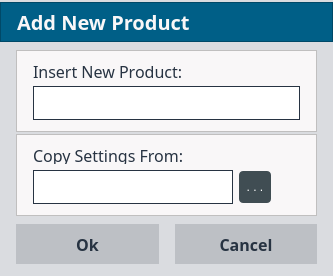
<?xml version="1.0" encoding="UTF-8"?>
<ui version="4.0">
 <class>AddNewProductDialog</class>
 <widget class="QDialog" name="AddNewProductDialog">
  <property name="geometry">
   <rect>
    <x>0</x>
    <y>0</y>
    <width>333</width>
    <height>276</height>
   </rect>
  </property>
  <property name="windowTitle">
   <string>AddNewProductDialog</string>
  </property>
  <property name="styleSheet">
   <string notr="true">QDialog{
     background:rgb(218,220,224);
}
</string>
  </property>
  <layout class="QGridLayout" name="gridLayout_8">
   <property name="leftMargin">
    <number>0</number>
   </property>
   <property name="topMargin">
    <number>0</number>
   </property>
   <property name="rightMargin">
    <number>0</number>
   </property>
   <property name="bottomMargin">
    <number>0</number>
   </property>
   <item row="0" column="0">
    <widget class="QFrame" name="TitleBar">
     <property name="minimumSize">
      <size>
       <width>0</width>
       <height>40</height>
      </size>
     </property>
     <property name="maximumSize">
      <size>
       <width>16777215</width>
       <height>40</height>
      </size>
     </property>
     <property name="palette">
      <palette>
       <active>
        <colorrole role="Base">
         <brush brushstyle="SolidPattern">
          <color alpha="255">
           <red>39</red>
           <green>51</green>
           <blue>56</blue>
          </color>
         </brush>
        </colorrole>
        <colorrole role="Window">
         <brush brushstyle="SolidPattern">
          <color alpha="255">
           <red>0</red>
           <green>95</green>
           <blue>135</blue>
          </color>
         </brush>
        </colorrole>
       </active>
       <inactive>
        <colorrole role="Base">
         <brush brushstyle="SolidPattern">
          <color alpha="255">
           <red>39</red>
           <green>51</green>
           <blue>56</blue>
          </color>
         </brush>
        </colorrole>
        <colorrole role="Window">
         <brush brushstyle="SolidPattern">
          <color alpha="255">
           <red>0</red>
           <green>95</green>
           <blue>135</blue>
          </color>
         </brush>
        </colorrole>
       </inactive>
       <disabled>
        <colorrole role="Base">
         <brush brushstyle="SolidPattern">
          <color alpha="255">
           <red>0</red>
           <green>95</green>
           <blue>135</blue>
          </color>
         </brush>
        </colorrole>
        <colorrole role="Window">
         <brush brushstyle="SolidPattern">
          <color alpha="255">
           <red>0</red>
           <green>95</green>
           <blue>135</blue>
          </color>
         </brush>
        </colorrole>
       </disabled>
      </palette>
     </property>
     <property name="autoFillBackground">
      <bool>true</bool>
     </property>
     <property name="styleSheet">
      <string notr="true"/>
     </property>
     <property name="frameShape">
      <enum>QFrame::StyledPanel</enum>
     </property>
     <property name="frameShadow">
      <enum>QFrame::Raised</enum>
     </property>
     <layout class="QGridLayout" name="gridLayout_6">
      <property name="leftMargin">
       <number>16</number>
      </property>
      <property name="topMargin">
       <number>0</number>
      </property>
      <property name="rightMargin">
       <number>0</number>
      </property>
      <property name="bottomMargin">
       <number>0</number>
      </property>
      <item row="0" column="0">
       <widget class="QLabel" name="labelTitlebar">
        <property name="font">
         <font>
          <family>Siemens Sans</family>
          <pointsize>-1</pointsize>
          <weight>75</weight>
          <bold>true</bold>
         </font>
        </property>
        <property name="autoFillBackground">
         <bool>false</bool>
        </property>
        <property name="styleSheet">
         <string notr="true">QLabel {
   background-color: rgb(0, 95, 135);
   color: rgb(249, 247, 248 );
   font-size: 20px;
   font-weight: bold;
   font-family: Siemens Sans;
}</string>
        </property>
        <property name="text">
         <string>Add New Product</string>
        </property>
       </widget>
      </item>
     </layout>
    </widget>
   </item>
   <item row="1" column="0">
    <layout class="QGridLayout" name="gridLayout_7">
     <property name="verticalSpacing">
      <number>0</number>
     </property>
     <item row="0" column="0">
      <layout class="QGridLayout" name="gridLayout_5">
       <property name="leftMargin">
        <number>16</number>
       </property>
       <property name="rightMargin">
        <number>16</number>
       </property>
       <property name="verticalSpacing">
        <number>2</number>
       </property>
       <item row="0" column="0">
        <widget class="QFrame" name="frameDashBoardInsertNewProduct">
         <property name="sizePolicy">
          <sizepolicy hsizetype="Expanding" vsizetype="Expanding">
           <horstretch>0</horstretch>
           <verstretch>0</verstretch>
          </sizepolicy>
         </property>
         <property name="minimumSize">
          <size>
           <width>0</width>
           <height>82</height>
          </size>
         </property>
         <property name="maximumSize">
          <size>
           <width>16777215</width>
           <height>82</height>
          </size>
         </property>
         <property name="styleSheet">
          <string notr="true">QFrame{
     background:rgb(249,247,248);
     min-height: 80px;
     max-height: 80px;
}

QLabel{
  background:rgb(249,247,248);
  color: rgb(39,51,66);
  font-size: 16px;
  font-family: Siemens Sans;
  min-height: 18px;
  max-height: 18px;
}

QLineEdit
{
    background:rgb(255,255,255);
    color:rgb(39,51,66);
    font-size: 16px;
    font-weight: bold;
    font-family: Siemens Sans;
    border: 1px solid rgb(39,51,66); 
    min-height: 32px;
    max-height: 32px;
}
</string>
         </property>
         <property name="frameShape">
          <enum>QFrame::StyledPanel</enum>
         </property>
         <property name="frameShadow">
          <enum>QFrame::Raised</enum>
         </property>
         <layout class="QGridLayout" name="gridLayout_4">
          <property name="leftMargin">
           <number>16</number>
          </property>
          <property name="rightMargin">
           <number>16</number>
          </property>
          <property name="bottomMargin">
           <number>9</number>
          </property>
          <item row="0" column="0">
           <widget class="QLabel" name="labelMasseage">
            <property name="font">
             <font>
              <family>Siemens Sans</family>
              <pointsize>-1</pointsize>
             </font>
            </property>
            <property name="styleSheet">
             <string notr="true"/>
            </property>
            <property name="text">
             <string>Insert New Product:</string>
            </property>
            <property name="alignment">
             <set>Qt::AlignLeading|Qt::AlignLeft|Qt::AlignVCenter</set>
            </property>
           </widget>
          </item>
          <item row="1" column="0">
           <widget class="QLineEdit" name="lineEditInputData">
            <property name="minimumSize">
             <size>
              <width>0</width>
              <height>34</height>
             </size>
            </property>
            <property name="maximumSize">
             <size>
              <width>16777215</width>
              <height>34</height>
             </size>
            </property>
            <property name="font">
             <font>
              <family>Siemens Sans</family>
              <pointsize>-1</pointsize>
              <weight>75</weight>
              <bold>true</bold>
             </font>
            </property>
            <property name="styleSheet">
             <string notr="true"/>
            </property>
            <property name="alignment">
             <set>Qt::AlignCenter</set>
            </property>
           </widget>
          </item>
         </layout>
        </widget>
       </item>
       <item row="1" column="0">
        <widget class="QFrame" name="frameDashBoardHeatersMode">
         <property name="sizePolicy">
          <sizepolicy hsizetype="Expanding" vsizetype="Expanding">
           <horstretch>0</horstretch>
           <verstretch>0</verstretch>
          </sizepolicy>
         </property>
         <property name="minimumSize">
          <size>
           <width>0</width>
           <height>82</height>
          </size>
         </property>
         <property name="maximumSize">
          <size>
           <width>16777215</width>
           <height>82</height>
          </size>
         </property>
         <property name="styleSheet">
          <string notr="true">QFrame{
     background:rgb(249,247,248);
     min-height: 80px;
     max-height: 80px;
}

QLabel{
  background:rgb(249,247,248);
  color: rgb(39,51,66);
  font-size: 16px;
  font-family: Siemens Sans;
  min-height: 18px;
  max-height: 18px;
}

QComboBox
{
    background:rgb(255,255,255);
    color:rgb(39,51,66);
    font-size: 16px;
    font-weight: bold;
    font-family: Siemens Sans;
    border: 1px solid rgb(39,51,66); 
    min-height: 32px;
    max-height: 32px;
}


QComboBox QAbstractItemView
{
     selection-background-color: rgb(196,199,204);
     padding: 0px 0px 0px 0px;
}


QComboBox::drop-down
{
     width: 0px;
     color: white;
     border-left-width: 0px;
     margin: 0px;
 }



</string>
         </property>
         <property name="frameShape">
          <enum>QFrame::StyledPanel</enum>
         </property>
         <property name="frameShadow">
          <enum>QFrame::Raised</enum>
         </property>
         <layout class="QGridLayout" name="gridLayout_3">
          <property name="leftMargin">
           <number>16</number>
          </property>
          <property name="rightMargin">
           <number>16</number>
          </property>
          <item row="0" column="0">
           <widget class="QLabel" name="labelDashBoardCombobox">
            <property name="font">
             <font>
              <family>Siemens Sans</family>
              <pointsize>-1</pointsize>
             </font>
            </property>
            <property name="styleSheet">
             <string notr="true"/>
            </property>
            <property name="text">
             <string>Copy Settings From:</string>
            </property>
           </widget>
          </item>
          <item row="1" column="0">
           <layout class="QGridLayout" name="gridLayout">
            <item row="0" column="0">
             <widget class="QComboBox" name="comboBox">
              <property name="minimumSize">
               <size>
                <width>200</width>
                <height>34</height>
               </size>
              </property>
              <property name="maximumSize">
               <size>
                <width>200</width>
                <height>34</height>
               </size>
              </property>
              <property name="font">
               <font>
                <family>Siemens Sans</family>
                <pointsize>-1</pointsize>
                <weight>75</weight>
                <bold>true</bold>
               </font>
              </property>
              <property name="styleSheet">
               <string notr="true"/>
              </property>
              <property name="currentIndex">
               <number>-1</number>
              </property>
              <property name="iconSize">
               <size>
                <width>96</width>
                <height>96</height>
               </size>
              </property>
              <property name="frame">
               <bool>false</bool>
              </property>
             </widget>
            </item>
            <item row="0" column="1">
             <widget class="QToolButton" name="toolButtonSelectInheritProduct">
              <property name="minimumSize">
               <size>
                <width>32</width>
                <height>32</height>
               </size>
              </property>
              <property name="maximumSize">
               <size>
                <width>32</width>
                <height>32</height>
               </size>
              </property>
              <property name="styleSheet">
               <string notr="true">QToolButton{
	color: rgb(255,255,255);
	border-radius:4px;
	background-color:  rgb(64, 77, 83);
}
QToolButton:pressed{
   color: rgb(255,255,255);
	border: 2px solid rgb(148,182, 231 );
	border-radius:4px;
	background-color:  rgb(64, 77, 83);
}</string>
              </property>
              <property name="text">
               <string>. . .</string>
              </property>
             </widget>
            </item>
            <item row="0" column="2">
             <spacer name="horizontalSpacer">
              <property name="orientation">
               <enum>Qt::Horizontal</enum>
              </property>
              <property name="sizeHint" stdset="0">
               <size>
                <width>18</width>
                <height>20</height>
               </size>
              </property>
             </spacer>
            </item>
           </layout>
          </item>
         </layout>
        </widget>
       </item>
      </layout>
     </item>
     <item row="1" column="0">
      <layout class="QGridLayout" name="gridLayout_2">
       <property name="leftMargin">
        <number>16</number>
       </property>
       <property name="topMargin">
        <number>8</number>
       </property>
       <property name="rightMargin">
        <number>16</number>
       </property>
       <property name="bottomMargin">
        <number>8</number>
       </property>
       <property name="horizontalSpacing">
        <number>16</number>
       </property>
       <item row="0" column="0">
        <widget class="QPushButton" name="pushButtonOK">
         <property name="font">
          <font>
           <family>Siemens Sans</family>
           <pointsize>-1</pointsize>
           <weight>75</weight>
           <bold>true</bold>
          </font>
         </property>
         <property name="autoFillBackground">
          <bool>false</bool>
         </property>
         <property name="styleSheet">
          <string notr="true">QPushButton{
   background-color: rgb(189,192, 197 );
   color: rgb(39, 51, 66 );
   min-height: 40px;
   font-size: 16px;
   font-weight: bold;
   font-family: Siemens Sans;
  border: none;
}
QPushButton:pressed {
     border: 1px solid rgb(0,95,135);    
 }

</string>
         </property>
         <property name="text">
          <string>Ok</string>
         </property>
         <property name="checkable">
          <bool>false</bool>
         </property>
         <property name="autoRepeat">
          <bool>false</bool>
         </property>
         <property name="autoDefault">
          <bool>false</bool>
         </property>
         <property name="flat">
          <bool>false</bool>
         </property>
        </widget>
       </item>
       <item row="0" column="1">
        <widget class="QPushButton" name="pushButtonCancel">
         <property name="font">
          <font>
           <family>Siemens Sans</family>
           <pointsize>-1</pointsize>
           <weight>75</weight>
           <bold>true</bold>
          </font>
         </property>
         <property name="autoFillBackground">
          <bool>false</bool>
         </property>
         <property name="styleSheet">
          <string notr="true">QPushButton{
   background-color: rgb(189,192, 197 );
   color: rgb(39, 51, 66 );
   min-height: 40px;
   font-size: 16px;
   font-weight: bold;
   font-family: Siemens Sans;
  border: none;
}
QPushButton:pressed {
     border: 1px solid rgb(0,95,135);    
 }

</string>
         </property>
         <property name="text">
          <string>Cancel</string>
         </property>
         <property name="checkable">
          <bool>false</bool>
         </property>
         <property name="autoRepeat">
          <bool>false</bool>
         </property>
         <property name="autoDefault">
          <bool>false</bool>
         </property>
         <property name="flat">
          <bool>false</bool>
         </property>
        </widget>
       </item>
      </layout>
     </item>
    </layout>
   </item>
  </layout>
 </widget>
 <layoutdefault spacing="6" margin="11"/>
 <resources/>
 <connections/>
</ui>
